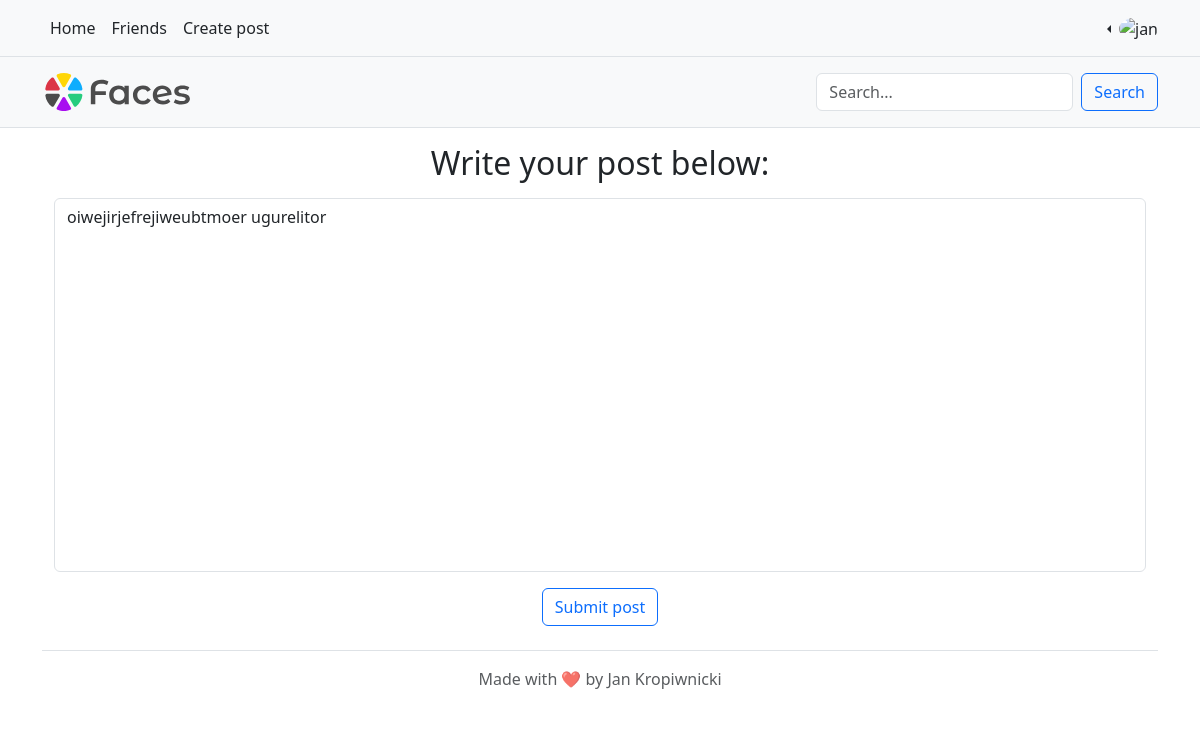
/28/edit (signed in), run on an earlier commit of the app's database.
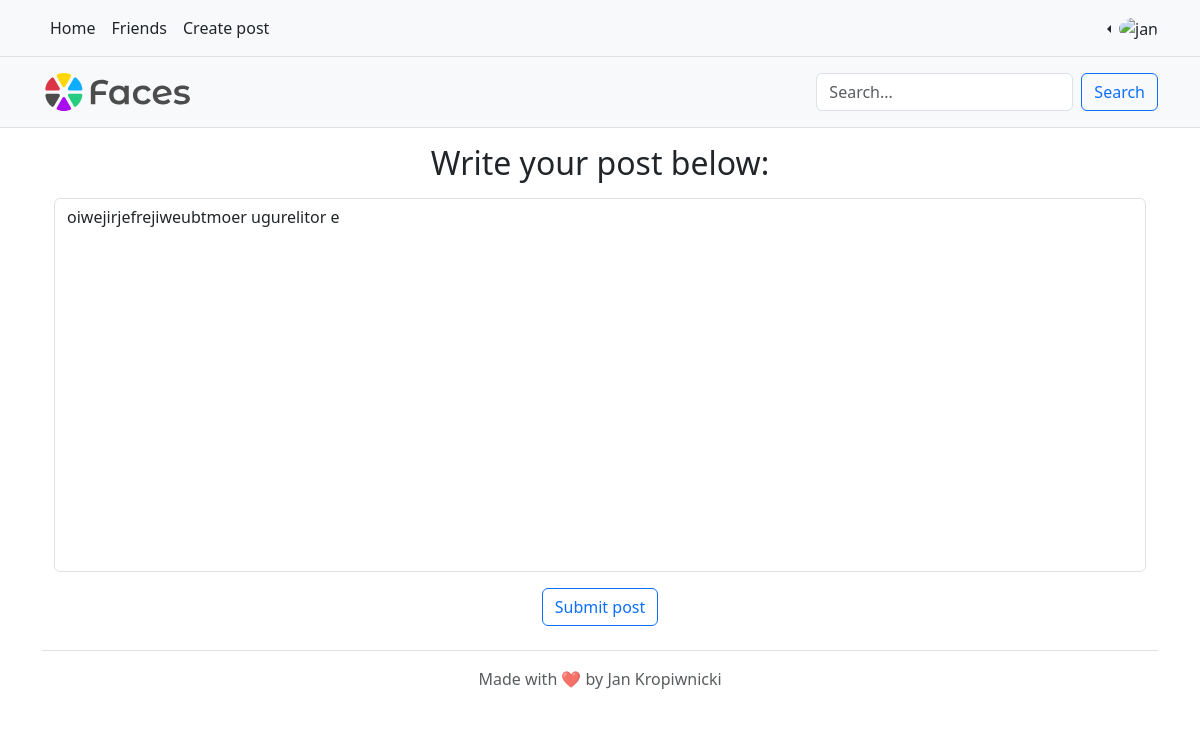
And on a later commit of the database.
### facebook2_app/models.py (models this page shows)
class Post(models.Model):
    content = models.TextField()
    author = models.ForeignKey(Person, on_delete=models.CASCADE)
    date = models.DateTimeField()

### facebook2_app/views.py (the view)
# urls.py: path('<int:post_id>/edit', facebook2_app.views.edit_post, name="edit_post"),
def edit_post(request, post_id):
    post = get_object_or_404(Post, id=post_id)
    if post.author.user == request.user:
        return render(request, "edit-post.html", {"post": post})
    return HttpResponseRedirect(reverse("user", args=[request.user.username]))

### templates/edit-post.html (shortened to what this page needs)
{% extends 'base.html' %}
{% block content %}
    <form method="post" action="{% url 'submit_edited_post' post.id %}" class="post-form text-center">
        <h2>Write your post below:</h2>
        <div class="container-sm form-group mx-5-sm my-3">
            <textarea name="content" id="id_content" class="form-control" rows="15" placeholder="What's happening?"
                      autofocus required style="resize: none">{{ post.content }}</textarea>
        </div>
        <button type="submit" class="btn btn-outline-primary align-center">Submit post</button>
    </form>
{% endblock %}

What changed in the data, as far as the page shows it:
changed Post: content "oiwejirjefrejiweubtmoer ugurelitor" → "oiwejirjefrejiweubtmoer ugurelitor e"
